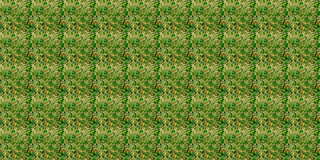

A level layout from a 2D game, rendered from its tile map. Below: a short description, then the map file with its tile-grid data intact:
An orthogonal 10x5 tile map with 32x32 px tiles, 1 tile layer (Tile Layer 1).

<map version="1.2" tiledversion="1.3.3" orientation="orthogonal" renderorder="right-down" width="10" height="5" tilewidth="32" tileheight="32" infinite="0" nextlayerid="2" nextobjectid="1">
 <tileset firstgid="1" source="killme.tsx" />
 <layer id="1" name="Tile Layer 1" width="10" height="5">
  <data encoding="csv">
1610612737,1610612737,1610612737,1610612737,1610612737,1610612737,1610612737,1610612737,1610612737,1610612737,
1610612737,1610612737,1610612737,1610612737,1610612737,1610612737,1610612737,1610612737,1610612737,1610612737,
1610612737,1610612737,1610612737,1610612737,1610612737,1610612737,1610612737,1610612737,1610612737,1610612737,
1610612737,1610612737,1610612737,1610612737,1610612737,1610612737,1610612737,1610612737,1610612737,1610612737,
1610612737,1610612737,1610612737,1610612737,1610612737,1610612737,1610612737,1610612737,1610612737,1610612737
</data>
 </layer>
</map>
